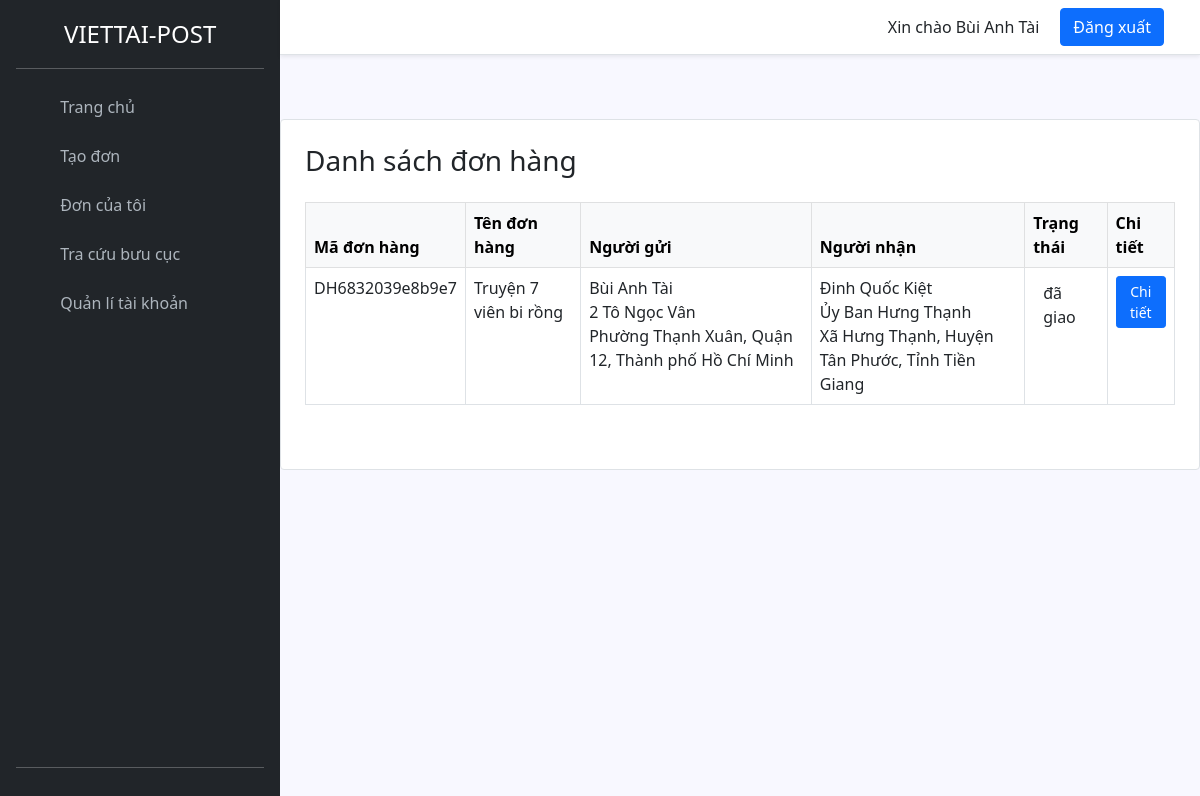
The app's page /don-hang.php (signed in) with its own data.
### tables this page shows
CREATE TABLE `don_hang` (
  `ma_don_hang` varchar(50) NOT NULL,
  `ten_don_hang` varchar(50) NOT NULL,
  `so_luong` int(10) NOT NULL,
  `trong_luong` int(10) NOT NULL,
  `ten_nguoi_gui` varchar(100) DEFAULT NULL,
  `sdt_nguoi_gui` varchar(100) DEFAULT NULL,
  `ma_khach_hang` int(11) NOT NULL,
  `ten_nguoi_nhan` varchar(100) NOT NULL,
  `sdt_nguoi_nhan` varchar(20) DEFAULT NULL,
  `dia_chi_nguoi_gui` text NOT NULL,
  `dia_chi_nguoi_gui_mac_dinh` text NOT NULL,
  `lat_nguoi_gui` text DEFAULT NULL,
  `lng_nguoi_gui` text DEFAULT NULL,
  `dia_chi_nguoi_nhan` text DEFAULT NULL,
  `dia_chi_nguoi_nhan_mac_dinh` text NOT NULL,
  `lat_nguoi_nhan` text NOT NULL,
  `lng_nguoi_nhan` text DEFAULT NULL,
  `thu_ho` int(20) DEFAULT NULL,
  `trang_thai` enum('chờ xử lý','chờ shipper tới lấy','đã lấy hàng','đang giao','đã giao','hủy') DEFAULT 'chờ xử lý',
  `phi_van_chuyen` int(10) DEFAULT 0,
  `nguoi_tra_phi` varchar(100) DEFAULT NULL,
  `ngay_tao` datetime DEFAULT current_timestamp(),
  `thoi_gian_hen_lay` varchar(50) NOT NULL,
  `ngay_giao_du_kien` text NOT NULL,
  `ghi_chu` text DEFAULT NULL
);

### controller/cls-khachhang.php (called while the page is built, shortened)
<?php
class clsKhachhang extends ConnectDB
{
    public function layDonHangKhachHang($ma_khach_hang)
    {
        $conn = $this->connect();
        $sql = "SELECT * FROM don_hang WHERE ma_khach_hang = ?";
        $stmt = $conn->prepare($sql);
        $stmt->execute([$ma_khach_hang]);
        return $stmt->fetchAll(PDO::FETCH_ASSOC);
    }
}
?>

### don-hang.php (the view, shortened to what this page needs)
<!DOCTYPE html>
<html lang="vi">
<head>
    <link rel="stylesheet" href="asset/css/bootstrap.min.css">
    <link rel="stylesheet" href="asset/css/style.css">
    <link rel="stylesheet" href="https://cdnjs.cloudflare.com/ajax/libs/font-awesome/5.15.4/css/all.min.css">
</head>
<?php
require_once 'controller/cls-khachhang.php';
$kh = new clsKhachhang();
$ma_khach_hang = $_SESSION['id'];
$don_hangs = $kh->layDonHangKhachHang($ma_khach_hang);
?>
<body class="d-flex">
    <?php
    require_once 'view/sidebar.php';
    ?>
    <div class="main-content">
        <?php
        require_once 'view/header.php';
        ?>
        <div class="container px-4 pb-5 card border rounded-4 mt-5">
            <h3 class="mt-4">Danh sách đơn hàng</h3>
            <table class="table table-bordered table-hover mt-3">
                <thead class="table-light">
                    <tr>
                        <th>Mã đơn hàng</th>
                        <th>Tên đơn hàng</th>
                        <th>Người gửi</th>
                        <th>Người nhận</th>
                        <th>Trạng thái</th>
                        <th>Chi tiết</th>
                    </tr>
                </thead>
                <tbody>
                    <?php foreach ($don_hangs as $don): ?>
                    <tr>
                        <td><?= $don['ma_don_hang'] ?></td>
                        <td><?= $don['ten_don_hang'] ?></td>
                        <td><?= $don['ten_nguoi_gui'] ?><br><?= $don['dia_chi_nguoi_gui'] ?><br><?= $don['dia_chi_nguoi_gui_mac_dinh'] ?>
                        </td>
                        <td><?= $don['ten_nguoi_nhan'] ?><br><?= $don['dia_chi_nguoi_nhan'] ?><br><?= $don['dia_chi_nguoi_nhan_mac_dinh'] ?>
                        </td>
                        <td>
                            <span class="status-badge <?= $statusClass ?>"><?= $don['trang_thai'] ?></span>
                        </td>
                        <td>
                            <div class="d-flex gap-2">
                                <button type="button" class="btn btn-primary btn-sm" data-bs-toggle="modal"
                                    data-bs-target="#modal<?= $don['ma_don_hang'] ?>">Chi tiết</button>
                            </div>
                        </td>
                    </tr>
                    <?php endforeach; ?>
                </tbody>
            </table>
        </div>
</body>
</html>

### asset/css/style.css (style rules this page uses)
.main-content { width: calc(100% - 280px); min-height: 100vh; display: flex; flex-direction: column; }
body { background-color: ghostwhite; }

### don-hang.php (style rules this page uses)
.status-badge { padding: 5px 10px; border-radius: 15px; font-weight: 500; display: inline-block; }

### records on screen
don_hang: ma_don_hang "DH6832039e8b9e7", ten_don_hang "Truyện 7 viên bi rồng", ten_nguoi_gui "Bùi Anh Tài", dia_chi_nguoi_gui "2 Tô Ngọc Vân", dia_chi_nguoi_gui_mac_dinh "Phường Thạnh Xuân, Quận 12, Thành phố Hồ Chí Minh", ten_nguoi_nhan "Đinh Quốc Kiệt", dia_chi_nguoi_nhan "Ủy Ban Hưng Thạnh", dia_chi_nguoi_nhan_mac_dinh "Xã Hưng Thạnh, Huyện Tân Phước, Tỉnh Tiền Giang", trang_thai "đã giao"

### other values on screen
$_SESSION['ho_ten'] "Bùi Anh Tài"
